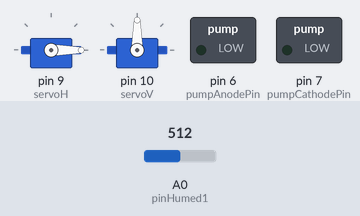
Bench run of a sketch on a simulated Arduino Uno, built with avr-gcc and run on an emulated ATmega328P. Parts: 2 × servo, switched loads named in the sketch (green lamp = pin HIGH). The test bench sets the inputs (shaded band); at power-on: A0 (pinHumed1) = 512. What the sketch prints to the serial monitor is not drawn.

Above: at 1.8 s.
1.9 s: A0 (pinHumed1) set to 534
At 4.6 s:
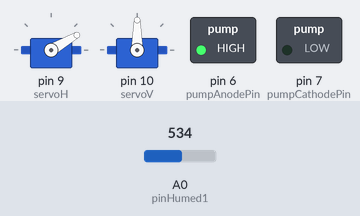
At 9.6 s:
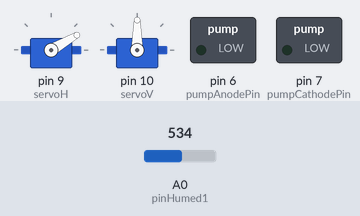
Timing chart, 0 to 11.1 s (numbered marks = the images above; inputs shaded):
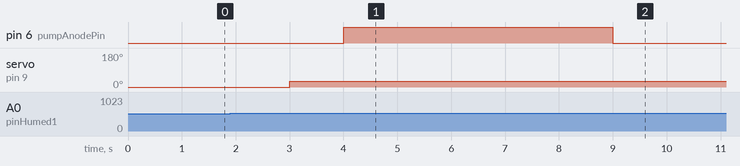

Measured:
- the behaviour switches between 521 and 522 on A0 (pinHumed1) (found by bisection; images 0 and 1)
- after the input at 1.9 s, pin 6 (pumpAnodePin): LOW → HIGH after 2.1 s, → LOW 5.0 s later; servo on pin 9 (servoH): 0° → 30° after 1.1 s

The sketch:

watering-system.ino
```cpp
#include <Servo.h>
//Define the water pump contorl pins
const int pumpAnodePin =  6;      //pin 6 conectado al ánodo de la bomba de agua
const int pumpCathodePin =  7;   //pin 7 conectado al cátodo de la bomba de agua

Servo servoH;  // crea un objeto servo Horizontal
Servo servoV;  // crea un objeto servo Vertical
int pinHumed1 = 0;  // pin análogo para sensor de humedad 1

int humed1;    // variable para leer el valor del sensor 1

int servo_humed1;


int umbralInf_1 = 50; // cota inferior de humedad en porcentaje sensor 1

int umbralSup_1 = 70; // cota superior de humedad en porcentaje sensor 1
int umbral_humed1;

int angulo_inicial = 0;
int angulo_1 = 30;

void setup()
{
Serial.begin(9600);
servoH.attach(9);  // relaciona el pin 9 al objeto servo horizontal
servoV.attach(10);  // relaciona el pin 10 al objeto servo vertical
pinMode(pumpAnodePin, OUTPUT);
pinMode(pumpCathodePin, OUTPUT);
servoH.write(angulo_inicial);
}

void loop() {
regar();
}


void regar(){
    humed1 = analogRead(pinHumed1);            // reads the value of the potentiometer
    umbral_humed1 = map(humed1, 0, 1023, 100, 0);
    Serial.print("Humedad: ");
    Serial.print(umbral_humed1);
    Serial.print("%");
    delay(1000);

    if((umbral_humed1 >= umbralInf_1 && umbral_humed1 <= umbralSup_1) || (umbral_humed1 > umbralSup_1)){
      Serial.print("  (bomba off)");
      }
    if(umbral_humed1 < umbralInf_1){
      servoH.write(angulo_1);
      delay(1000);
      digitalWrite(pumpAnodePin, HIGH);
      delay(5000);
      digitalWrite(pumpAnodePin, LOW);
      delay(1000);
      regar();
    }

    servoH.write(angulo_inicial);
  }
```
